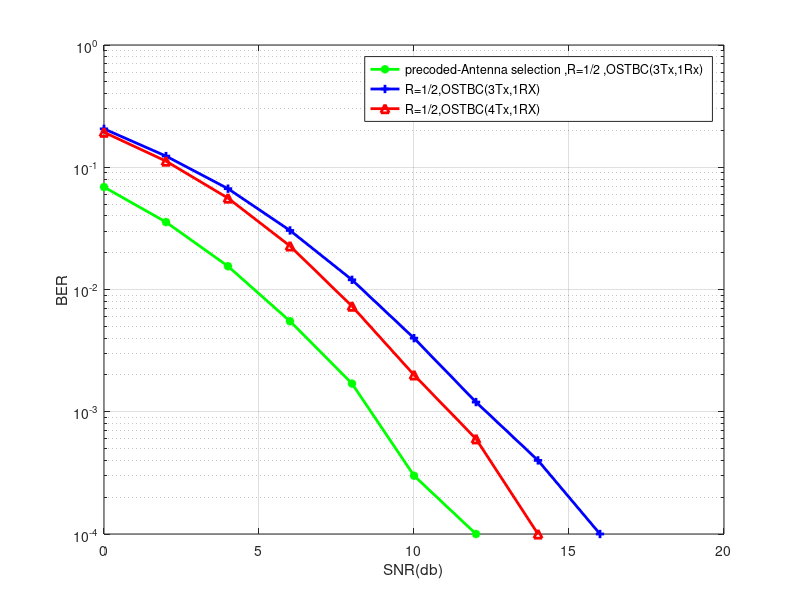

MATLAB code to generate this figure:
p_antenna_alamouti=[ 0.0457    0.0216    0.0087    0.0029    0.0008  0.0003         0         0         0         0 0 ]
p_antenna_ostbc=[ 0.0689    0.0356    0.0155    0.0055    0.0017  0.0003    0.0001         0         0         0   0]
alamouti=[0.2304    0.1509    0.0871    0.0477    0.0242    0.0107    0.0048    0.0023    0.0009    0.0004    0.0003]
alamouti_two_rx=[0.0794    0.0352    0.0138    0.0037    0.0012    0.0002    0.0001         0         0         0         0]
Gostbc=[0.2061    0.1234    0.0668    0.0304    0.0120    0.0040    0.0012    0.0004    0.0001    0.0000         0]
Gostbc_four_one=[0.1933    0.1122    0.0559    0.0227    0.0073    0.0020    0.0006    0.0001    0.0000    0.0000         0]
SNR=[0:2:20];

%    semilogy(SNR,p_antenna_alamouti,'-g*','LineWidth',2)
%   
%  hold on;
% 
%   semilogy(SNR,alamouti,'-b+','LineWidth',2)
%   semilogy(SNR,alamouti_two_rx,'-ro','LineWidth',2)
semilogy(SNR,p_antenna_ostbc,'-g*','LineWidth',2)
hold on;
 
 semilogy(SNR,Gostbc,'-b+','LineWidth',2)
 
 semilogy(SNR,Gostbc_four_one,'-r^','LineWidth',2)
legend('precoded-Antenna selection ,R=1/2 ,OSTBC(3Tx,1Rx)','R=1/2,OSTBC(3Tx,1RX)','R=1/2,OSTBC(4Tx,1RX)')%' precoded OSTBC(3Tx,1Rx) ','Antenna alamouti(2Tx,1Rx)','Antenna OSTBC (3Tx,1Rx)')
xlabel('SNR(db)')
ylabel('BER')
grid on;
